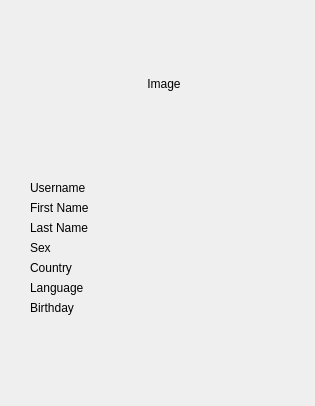
<?xml version="1.0" encoding="UTF-8"?>
<ui version="4.0">
 <class>ContactInfoForm</class>
 <widget class="QWidget" name="ContactInfoForm">
  <property name="geometry">
   <rect>
    <x>0</x>
    <y>0</y>
    <width>315</width>
    <height>406</height>
   </rect>
  </property>
  <property name="windowTitle">
   <string>Form</string>
  </property>
  <widget class="QLabel" name="ImagePlaceholder">
   <property name="geometry">
    <rect>
     <x>100</x>
     <y>20</y>
     <width>128</width>
     <height>128</height>
    </rect>
   </property>
   <property name="text">
    <string>Image</string>
   </property>
   <property name="alignment">
    <set>Qt::AlignCenter</set>
   </property>
  </widget>
  <widget class="QLabel" name="label">
   <property name="geometry">
    <rect>
     <x>30</x>
     <y>180</y>
     <width>101</width>
     <height>16</height>
    </rect>
   </property>
   <property name="text">
    <string>Username</string>
   </property>
  </widget>
  <widget class="QLabel" name="UserName">
   <property name="geometry">
    <rect>
     <x>170</x>
     <y>180</y>
     <width>101</width>
     <height>16</height>
    </rect>
   </property>
   <property name="text">
    <string/>
   </property>
  </widget>
  <widget class="QLabel" name="label_3">
   <property name="geometry">
    <rect>
     <x>30</x>
     <y>200</y>
     <width>101</width>
     <height>16</height>
    </rect>
   </property>
   <property name="text">
    <string>First Name</string>
   </property>
  </widget>
  <widget class="QLabel" name="FirstName">
   <property name="geometry">
    <rect>
     <x>170</x>
     <y>200</y>
     <width>101</width>
     <height>16</height>
    </rect>
   </property>
   <property name="text">
    <string/>
   </property>
  </widget>
  <widget class="QLabel" name="label_5">
   <property name="geometry">
    <rect>
     <x>30</x>
     <y>220</y>
     <width>101</width>
     <height>16</height>
    </rect>
   </property>
   <property name="text">
    <string>Last Name</string>
   </property>
  </widget>
  <widget class="QLabel" name="LastName">
   <property name="geometry">
    <rect>
     <x>170</x>
     <y>220</y>
     <width>101</width>
     <height>16</height>
    </rect>
   </property>
   <property name="text">
    <string/>
   </property>
  </widget>
  <widget class="QLabel" name="label_7">
   <property name="geometry">
    <rect>
     <x>30</x>
     <y>240</y>
     <width>101</width>
     <height>16</height>
    </rect>
   </property>
   <property name="text">
    <string>Sex</string>
   </property>
  </widget>
  <widget class="QLabel" name="Sex">
   <property name="geometry">
    <rect>
     <x>170</x>
     <y>240</y>
     <width>101</width>
     <height>16</height>
    </rect>
   </property>
   <property name="text">
    <string/>
   </property>
  </widget>
  <widget class="QLabel" name="label_9">
   <property name="geometry">
    <rect>
     <x>30</x>
     <y>260</y>
     <width>101</width>
     <height>16</height>
    </rect>
   </property>
   <property name="text">
    <string>Country</string>
   </property>
  </widget>
  <widget class="QLabel" name="Country">
   <property name="geometry">
    <rect>
     <x>170</x>
     <y>260</y>
     <width>101</width>
     <height>16</height>
    </rect>
   </property>
   <property name="text">
    <string/>
   </property>
  </widget>
  <widget class="QLabel" name="label_11">
   <property name="geometry">
    <rect>
     <x>30</x>
     <y>280</y>
     <width>101</width>
     <height>16</height>
    </rect>
   </property>
   <property name="text">
    <string>Language</string>
   </property>
  </widget>
  <widget class="QLabel" name="Language">
   <property name="geometry">
    <rect>
     <x>170</x>
     <y>280</y>
     <width>101</width>
     <height>16</height>
    </rect>
   </property>
   <property name="text">
    <string/>
   </property>
  </widget>
  <widget class="QLabel" name="label_13">
   <property name="geometry">
    <rect>
     <x>30</x>
     <y>300</y>
     <width>101</width>
     <height>16</height>
    </rect>
   </property>
   <property name="text">
    <string>Birthday</string>
   </property>
  </widget>
  <widget class="QLabel" name="Birthday">
   <property name="geometry">
    <rect>
     <x>170</x>
     <y>300</y>
     <width>101</width>
     <height>16</height>
    </rect>
   </property>
   <property name="text">
    <string/>
   </property>
  </widget>
 </widget>
 <resources/>
 <connections/>
</ui>
